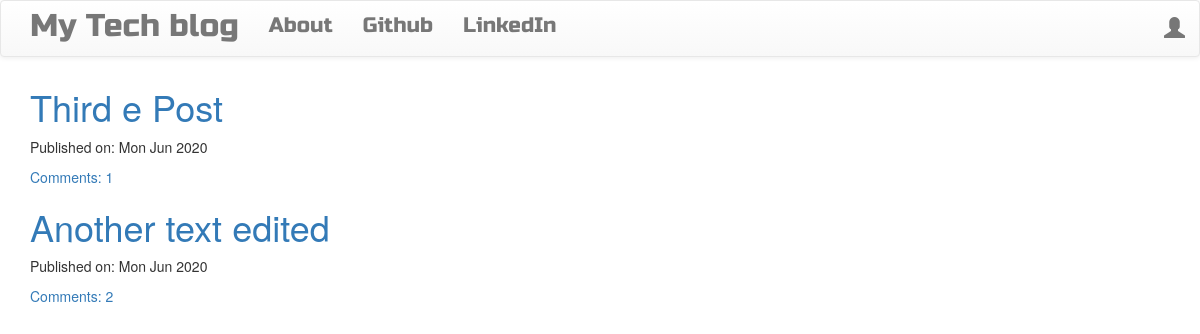
The page / on the database its author committed.
### blog/models.py (models this page shows, shortened)
class Post(models.Model):
    author = models.ForeignKey('auth.User')
    title = models.CharField(max_length=200)
    text = models.TextField()
    created_date = models.DateTimeField(default=timezone.now)
    published_date = models.DateTimeField(blank=True, null=True)
    def approve_comments_fun(self):
        return self.comments.filter(approved_comment=True)

### blog/views.py (the view)
# urls.py: url(r'^$',views.PostListView.as_view(),name='post_list'),
class PostListView(ListView):
    model = Post
    def get_queryset(self):
        return Post.objects.filter(published_date__lte=timezone.now()).order_by('-published_date')

### blog/templates/blog/post_list.html
{% extends "blog/base.html" %}
{% block content %}
   <div class="centerstage">
     {% for post in post_list %}
       <div class="post">
         <h1> <a href="{% url 'post_detail' pk=post.pk%}">{{post.title}}</a> </h1>
         <div class="date">
           <p>Published on: {{post.published_date|date:"D M Y"}}</p>
         </div>
         <a href="{% url 'post_detail' pk=post.pk %}"> Comments: {{ post.approve_comments_fun.count }} </a>
       </div>
     {% endfor %}
   </div>
{% endblock %}

### blog/static/css/blog.css (style rules this page uses)
.centerstage { margin-left: auto; margin-right: auto; }
.loader { filter:hue-rotate(0deg); color:linear-gradient(45deg,#0f8,#08f); animation:hue 10000ms infinite linear; }

### rows shown on the page
Post: title "Third e Post", published_date "Mon Jun 2020", approve_comments_fun.count "1"
Post: title "Another text edited", published_date "Mon Jun 2020", approve_comments_fun.count "2"
